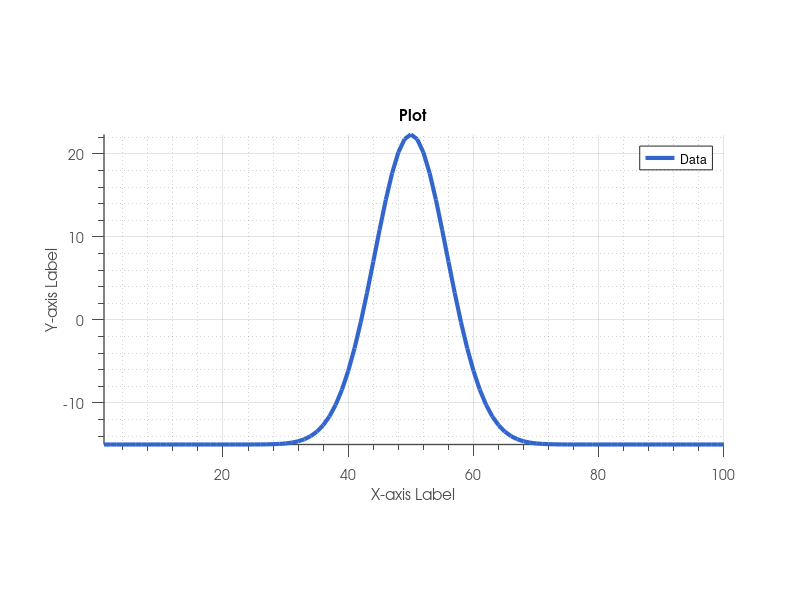

The MATLAB source for this figure:
% Load Data from TXT File
data = dlmread('NeuralField_activation_2023-12-21_10-10-16.8630546.txt');

% Customize Plot
figure;

% Plotting the data as an area with solid line and semi-transparent fill
% fill_area = fill([1:length(data), fliplr(1:length(data))], [data, zeros(size(data))], [0.2, 0.4, 0.8], 'EdgeColor', 'none', 'FaceAlpha', 0.3);
hold on;
plot(data, 'LineWidth', 3, 'Color', [0.2, 0.4, 0.8]);

% Add labels and title
xlabel('X-axis Label');
ylabel('Y-axis Label');
title('Plot');

% Customize axes limits
xlim([1, length(data)]);
ylim([min(data), max(data)]);

% Add grid and minor ticks
grid on;
set(gca, 'XMinorGrid', 'on', 'YMinorGrid', 'on');

% Add legend
legend('Data', 'Location', 'Best');

% Customize font and size
set(gca, 'FontName', 'AvantGarde', 'FontSize', 10);

% Adjust axes properties
set(gca, 'Box', 'off', 'TickDir', 'out', 'TickLength', [0.02, 0.02], ...
    'XMinorTick', 'on', 'YMinorTick', 'on', 'YGrid', 'on', ...
    'XColor', [0.3, 0.3, 0.3], 'YColor', [0.3, 0.3, 0.3], 'LineWidth', 1);

% Set figure aspect ratio correctly
pbaspect([2, 1, 1]);  % [width, height, depth]

% Remove excess padding
set(gca, 'LooseInset', get(gca, 'TightInset'));


% Save the figure
%print('plot', '-dpdf', '-r300');
